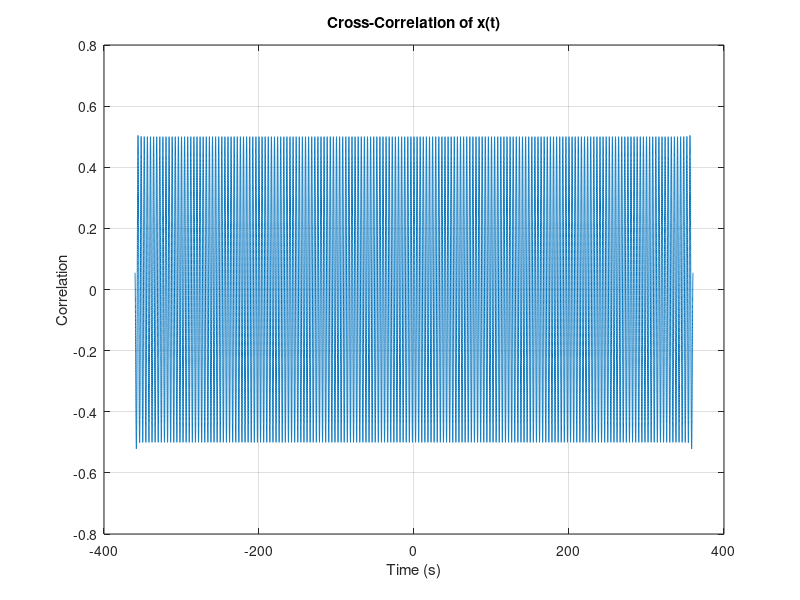

MATLAB code for this plot:
% Define parameters
omega = 0.5 * pi; % Random angular frequency
theta = 2 * pi * rand(); % Random theta between 0 and 2*pi
duration = 360; % 1 hour in seconds
sampling_interval = 0.01; % 10 millisecond interval

% Generate time vector
t = 0:sampling_interval:duration;

% Generate the signal
x = cos(omega * t + theta);

% Calculate the average of x(t)
average_x = mean(x);

% Calculate the unbiased cross-correlation
correlation = xcorr(x, 'unbiased');
correlation_time = linspace(-duration, duration, length(correlation));

% Plot the correlation
figure;
plot(correlation_time, correlation);
xlabel('Time (s)');
ylabel('Correlation');
title('Cross-Correlation of x(t)');
grid on;

fprintf('Average of x(t): %.4f\n', average_x);
